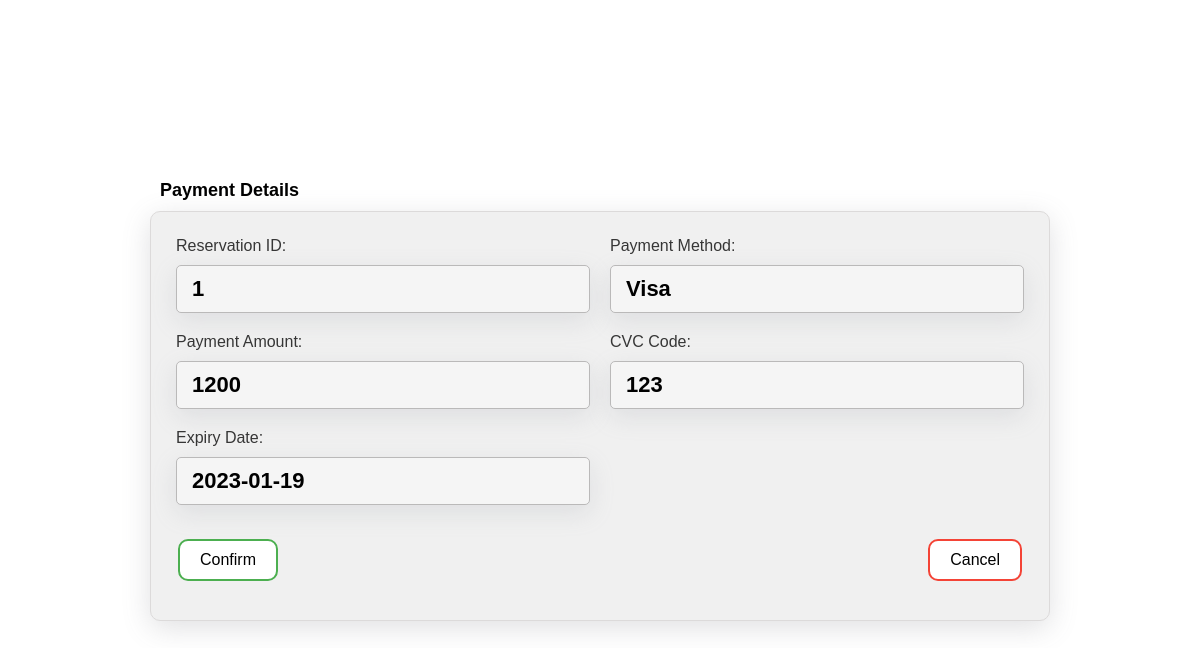
The page /Airlines/book4-view.php on the database as committed earlier.
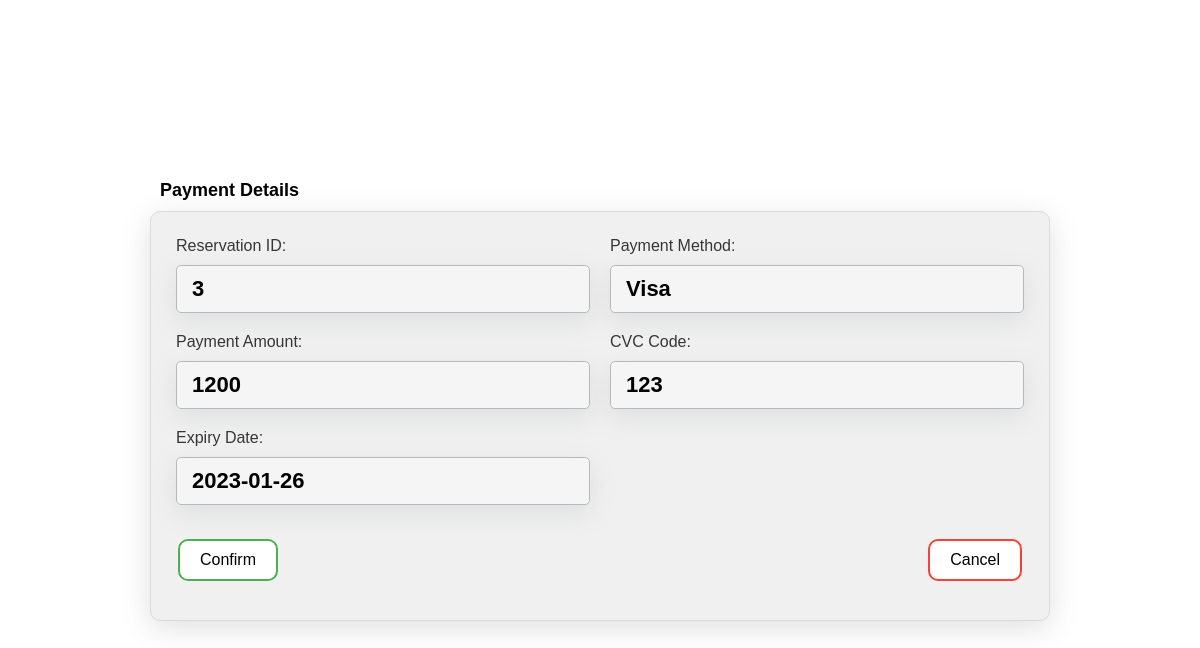
The same page on the database as committed later.
### tables this page shows
CREATE TABLE `payment` (
  `payment_id` int(10) NOT NULL,
  `reservation_id` int(10) NOT NULL,
  `payment_method` varchar(20) NOT NULL,
  `payment_amount` int(11) NOT NULL,
  `cvc` int(3) NOT NULL,
  `expiry_date` date NOT NULL
);

CREATE TABLE `reservation` (
  `reservation_id` int(10) NOT NULL,
  `passenger_id` int(10) NOT NULL,
  `flight_id` int(10) NOT NULL
);

### Airlines/book4-view.php (the view, shortened to what this page needs)
<?php
require 'admin/dbcon.php';
?>
<!doctype html>
<html lang="en">
<head>
    <link rel="stylesheet" href="css/book1-view.css">
</head>
<body>
    <div class="container mt-5">
        <div class="row">
            <div class="col-md-12">
                <div class="card">
                    <div class="card-header">
                        <h4 id="prompt-head">Payment Details</h4>
                    </div>
                    <form action="bookform4.php" name="Form" onsubmit="return validateForm()" autocomplete="off" method="post" class="bookform" required>
                        <div class="card-body">
                            <?php
                            $query2 = "select payment.payment_id, payment.reservation_id, payment.payment_method, payment.payment_amount, payment.cvc, payment.expiry_date, reservation.reservation_id, reservation.passenger_id, reservation.flight_id from payment left join reservation on payment.reservation_id = reservation.reservation_id order by payment_id desc limit 1";
                            $query_run2 = mysqli_query($con, $query2);
                            if (mysqli_num_rows($query_run2) > 0) {
                                foreach ($query_run2 as $payment) {
                            ?>
                                    <div id="main-card">
                                        <div id="entry-container">
                                            <div class="indv-container">
                                                <h2 class="label">Reservation ID:</h2>
                                                <h4 class="entry"><?= $payment['reservation_id']; ?></h4>
                                            </div>
                                            <div class="indv-container">
                                                <h2 class="label">Payment Method:</h2>
                                                <h4 class="entry"><?= $payment['payment_method']; ?></h4>
                                            </div>
                                            <div class="indv-container">
                                                <h2 class="label">Payment Amount:</h2>
                                                <h4 class="entry"><?= $payment['payment_amount']; ?></h4>
                                            </div>
                                            <div class="indv-container">
                                                <h2 class="label">CVC Code:</h2>
                                                <h4 class="entry"><?= $payment['cvc']; ?></h4>
                                            </div>
                                            <div class="indv-container">
                                                <h2 class="label">Expiry Date:</h2>
                                                <h4 class="entry"><?= $payment['expiry_date']; ?></h4>
                                            </div>
                                        </div>
                                        <div id="act-container">
                                            <button id="confirm-btn" type="submit" name="save_book" value="<?= $payment['payment_id']; ?>" class="btn btn-info btn-sm">Confirm</button>
                                            <a id="cancel-btn" href="delete.php?p_payment_id=<?= $payment['payment_id']; ?>&p_reservation_id=<?= $payment['reservation_id']; ?>" class="btn" onclick="history.back()">Cancel</a>
                                        </div>
                                    </div>
                            <?php
                                }
                            } else {
                                echo '<h5>No Record Found </h5>';
                            }
                            ?>
                        </div>
                    </form>
                </div>
            </div>
        </div>
    </div>
</body>
</html>

Rows that differ between the two databases and show on the page:
no longer on this page (row unchanged): payment: reservation.reservation_id "1", payment_method "Visa", payment_amount "1200", cvc "123", expiry_date "2023-01-19"
added payment: reservation.reservation_id "3", payment_method "Visa", payment_amount "1200", cvc "123", expiry_date "2023-01-26"
